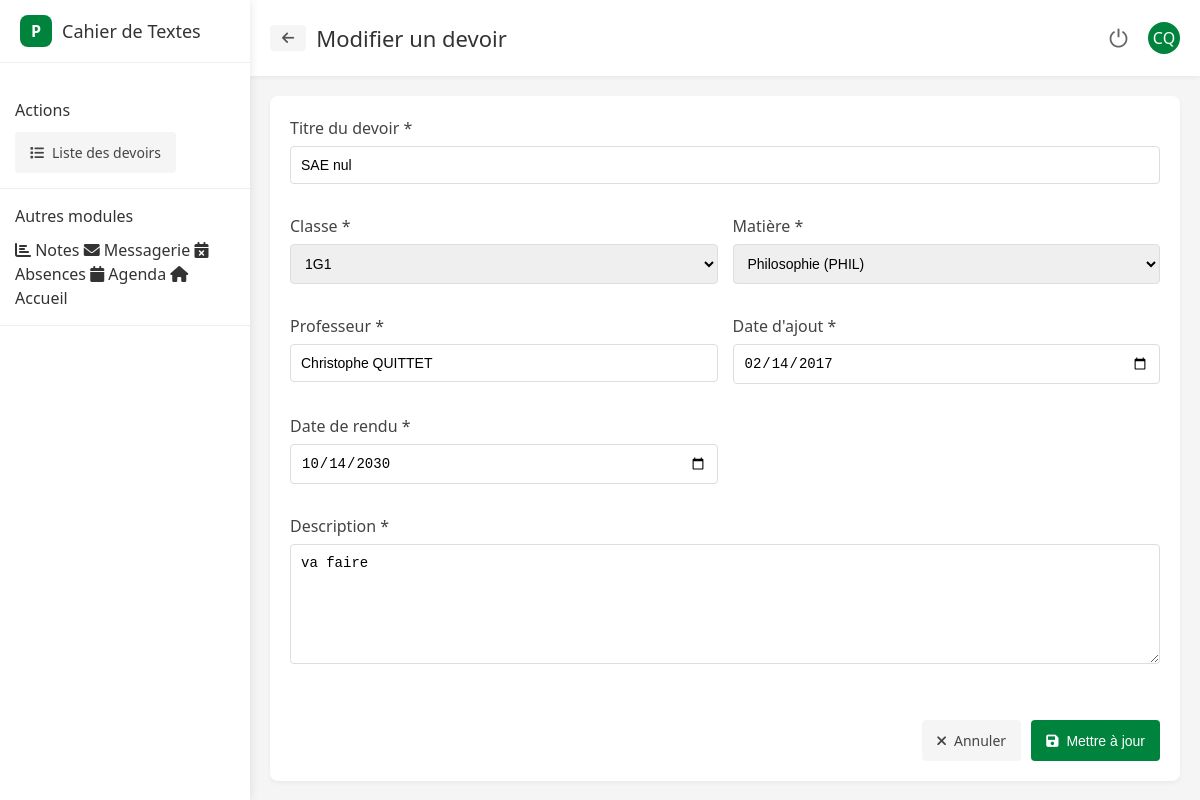
The page /cahierdetextes/modifier_devoir.php?id=1 (signed in) on the database its author committed.
### tables this page shows
CREATE TABLE `devoirs` (
  `id` int(11) NOT NULL,
  `titre` varchar(255) NOT NULL,
  `description` text NOT NULL,
  `classe` varchar(50) NOT NULL,
  `nom_matiere` varchar(255) NOT NULL,
  `nom_professeur` varchar(255) NOT NULL,
  `date_ajout` date NOT NULL,
  `date_rendu` date NOT NULL
);

### API/auth_central.php (called while the page is built, shortened)
<?php
if (!function_exists('isLoggedIn')) {
    function isLoggedIn() {
        return isset($_SESSION['user']) && !empty($_SESSION['user']) && isset($_SESSION['auth_time']);
    }
}
if (!function_exists('isSessionExpired')) {
    function isSessionExpired($timeout = SESSION_LIFETIME ?? 7200) {
        return (time() - $_SESSION['auth_time']) > $timeout;
    }
}
if (!function_exists('getCurrentUser')) {
    function getCurrentUser() {
        return $_SESSION['user'] ?? null;
    }
}
if (!function_exists('getUserRole')) {
    function getUserRole() {
        $user = getCurrentUser();
        return $user ? ($user['profil'] ?? null) : null;
    }
}
if (!function_exists('isAdmin')) {
    function isAdmin() {
        return getUserRole() === USER_TYPE_ADMIN;
    }
}
if (!function_exists('isTeacher')) {
    function isTeacher() {
        return getUserRole() === USER_TYPE_TEACHER;
    }
}
if (!function_exists('isVieScolaire')) {
    function isVieScolaire() {
        return getUserRole() === USER_TYPE_STAFF;
    }
}

### cahierdetextes/modifier_devoir.php (the view, shortened to what this page needs)
<?php
include 'includes/auth.php';
$user = getCurrentUser();
$user_initials = strtoupper(substr($user['prenom'], 0, 1) . substr($user['nom'], 0, 1));
$id = $_GET['id'];
$stmt = $pdo->prepare('SELECT * FROM devoirs WHERE id = ?');
$stmt->execute([$id]);
$devoir = $stmt->fetch();
$json_file = __DIR__ . '/../login/data/etablissement.json';
$etablissement_data = [];
if (file_exists($json_file)) {
  $etablissement_data = json_decode(file_get_contents($json_file), true);
}
?>
<!DOCTYPE html>
<html>
<head>
  <link rel="stylesheet" href="assets/css/cahierdetextes.css">
  <link rel="stylesheet" href="https://cdnjs.cloudflare.com/ajax/libs/font-awesome/6.0.0-beta3/css/all.min.css">
</head>
<body>
  <div class="app-container">
    <div class="sidebar">
      <div class="logo-container">
        <div class="app-logo">P</div>
        <div class="app-title">Cahier de Textes</div>
      </div>
      <div class="sidebar-section">
        <div class="sidebar-section-header">Actions</div>
        <a href="cahierdetextes.php" class="button button-secondary">
          <i class="fas fa-list"></i> Liste des devoirs
        </a>
      </div>
      <div class="sidebar-section">
        <div class="sidebar-section-header">Autres modules</div>
        <div class="folder-menu">
          <a href="../notes/notes.php" class="module-link">
            <i class="fas fa-chart-bar"></i> Notes
          </a>
          <a href="../messagerie/index.php" class="module-link">
            <i class="fas fa-envelope"></i> Messagerie
          </a>
          <a href="../absences/absences.php" class="module-link">
            <i class="fas fa-calendar-times"></i> Absences
          </a>
          <a href="../agenda/agenda.php" class="module-link">
            <i class="fas fa-calendar"></i> Agenda
          </a>
          <a href="../accueil/accueil.php" class="module-link">
            <i class="fas fa-home"></i> Accueil
          </a>
        </div>
      </div>
    </div>
    <div class="main-content">
      <div class="top-header">
        <div class="page-title">
          <a href="cahierdetextes.php" class="back-button">
            <i class="fas fa-arrow-left"></i>
          </a>
          <h1>Modifier un devoir</h1>
        </div>
        <div class="header-actions">
          <a href="../login/public/logout.php" class="logout-button" title="Déconnexion">⏻</a>
          <div class="user-avatar"><?= $user_initials ?></div>
        </div>
      </div>
      <div class="content-container">
        <div class="form-container">
          <form method="post">
            <div class="form-grid">
              <div class="form-group form-full">
                <label for="titre">Titre du devoir <span class="required">*</span></label>
                <input type="text" name="titre" id="titre" class="form-control" required value="<?= htmlspecialchars($devoir['titre']) ?>">
              </div>
              <div class="form-group">
                <label for="classe">Classe <span class="required">*</span></label>
                <select name="classe" id="classe" class="form-control" required>
                  <?php if (!empty($etablissement_data['classes'])): ?>
                    <?php foreach ($etablissement_data['classes'] as $niveau => $niveaux): ?>
                      <optgroup label="<?= ucfirst($niveau) ?>">
                        <?php foreach ($niveaux as $sousniveau => $classes): ?>
                          <?php foreach ($classes as $classe): ?>
                            <option value="<?= $classe ?>" <?= ($devoir['classe'] == $classe) ? 'selected' : '' ?>><?= $classe ?></option>
                          <?php endforeach; ?>
                        <?php endforeach; ?>
                      </optgroup>
                    <?php endforeach; ?>
                  <?php endif; ?>
                </select>
              </div>
              <div class="form-group">
                <label for="nom_matiere">Matière <span class="required">*</span></label>
                <select name="nom_matiere" id="nom_matiere" class="form-control" required>
                  <?php if (!empty($etablissement_data['matieres'])): ?>
                    <?php foreach ($etablissement_data['matieres'] as $matiere): ?>
                      <option value="<?= $matiere['nom'] ?>" <?= ($devoir['nom_matiere'] == $matiere['nom']) ? 'selected' : '' ?>><?= $matiere['nom'] ?> (<?= $matiere['code'] ?>)</option>
                    <?php endforeach; ?>
                  <?php endif; ?>
                </select>
              </div>
              <div class="form-group">
                <label for="nom_professeur">Professeur <span class="required">*</span></label>
                <?php if (isTeacher() && !isAdmin() && !isVieScolaire()): ?>
                  <input type="text" name="nom_professeur" id="nom_professeur" class="form-control" value="<?= htmlspecialchars($devoir['nom_professeur']) ?>" readonly>
                <?php endif; ?>
              </div>
              <div class="form-group">
                <label for="date_ajout">Date d'ajout <span class="required">*</span></label>
                <input type="date" name="date_ajout" id="date_ajout" class="form-control" value="<?= $devoir['date_ajout'] ?>" required>
              </div>
              <div class="form-group">
                <label for="date_rendu">Date de rendu <span class="required">*</span></label>
                <input type="date" name="date_rendu" id="date_rendu" class="form-control" value="<?= $devoir['date_rendu'] ?>" required>
              </div>
              <div class="form-group form-full">
                <label for="description">Description <span class="required">*</span></label>
                <textarea name="description" id="description" class="form-control" rows="6" required><?= htmlspecialchars($devoir['description']) ?></textarea>
              </div>
              <div class="form-full">
                <div class="form-actions">
                  <a href="cahierdetextes.php" class="button button-secondary">
                    <i class="fas fa-times"></i> Annuler
                  </a>
                  <button type="submit" class="button button-primary">
                    <i class="fas fa-save"></i> Mettre à jour
                  </button>
                </div>
              </div>
            </div>
          </form>
        </div>
      </div>
    </div>
  </div>
</body>
</html>

### cahierdetextes/cahierdetextes.css (style rules this page uses)
* { box-sizing: border-box; margin: 0; padding: 0; }
body { font-family: 'Segoe UI', Arial, sans-serif; background-color: #f5f5f5; color: #333; line-height: 1.5; margin: 0; }
a { text-decoration: none; color: inherit; }
.app-container { display: flex; height: 100vh; overflow: hidden; }
.sidebar { width: 250px; background-color: white; box-shadow: 0 0 10px rgba(0,0,0,0.1); display: flex; flex-direction: column; z-index: 10; overflow-y: auto; }
.main-content { flex: 1; overflow-y: auto; background-color: #f5f5f5; display: flex; flex-direction: column; }
.top-header { background-color: white; padding: 15px 20px; box-shadow: 0 2px 4px rgba(0,0,0,0.05); display: flex; justify-content: space-between; align-items: center; z-index: 5; }
.content-container { flex: 1; padding: 20px; overflow-y: auto; }
.logo-container { display: flex; align-items: center; gap: 10px; margin-bottom: 20px; padding: 15px 20px; border-bottom: 1px solid #eee; }
.app-logo { width: 32px; height: 32px; background-color: #00843d; border-radius: 8px; display: flex; align-items: center; justify-content: center; color: white; font-weight: bold; }
.app-title { font-size: 18px; font-weight: 500; color: #333; }
.header-actions { display: flex; align-items: center; gap: 15px; }
.logout-button { display: flex; align-items: center; justify-content: center; background: none; border: none; cursor: pointer; color: #666; font-size: 24px; padding: 5px; border-radius: 50%; transition: background-color 0.2s; }
.user-avatar { width: 32px; height: 32px; background-color: #00843d; border-radius: 50%; display: flex; align-items: center; justify-content: center; color: white; font-weight: 500; }
.page-title { display: flex; align-items: center; gap: 10px; }
.page-title h1 { font-size: 22px; font-weight: 500; color: #333; margin: 0; }
.back-button { display: inline-flex; align-items: center; gap: 8px; padding: 6px 12px; background-color: #f5f5f5; border: none; border-radius: 4px; cursor: pointer; font-size: 14px; color: #555; transition: background-color 0.2s; }
.sidebar-section { padding: 15px; border-bottom: 1px solid #eee; }
.sidebar-section-header { font-weight: 500; margin-bottom: 10px; }
.button, .btn { padding: 10px 15px; border: none; border-radius: 4px; cursor: pointer; font-size: 14px; font-weight: 500; display: inline-flex; align-items: center; gap: 8px; text-decoration: none; transition: background-color 0.2s; }
.button-primary, .btn-primary { background-color: #00843d; color: white; }
.button-secondary, .btn-secondary { background-color: #f5f5f5; color: #444; }
.form-container { background-color: white; border-radius: 8px; box-shadow: 0 2px 4px rgba(0,0,0,0.05); padding: 20px; margin-bottom: 20px; }
.form-grid { display: grid; grid-template-columns: repeat(2, 1fr); gap: 15px; }
.form-full { grid-column: 1 / -1; }
.form-group { margin-bottom: 15px; }
.form-group label { display: block; margin-bottom: 6px; font-weight: 500; color: #444; }
.form-control, input[type="text"], input[type="date"], input[type="time"], input[type="number"], select, textarea { width: 100%; padding: 10px; border: 1px solid #ddd; border-radius: 4px; font-size: 14px; }
textarea { min-height: 120px; resize: vertical; }
.form-actions { display: flex; justify-content: flex-end; gap: 10px; margin-top: 20px; }

### rows shown on the page
devoirs: titre "SAE nul", classe "1G1", nom_matiere "Philosophie (PHIL)", nom_professeur "Christophe QUITTET", date_ajout "02/14/2017", date_rendu "10/14/2030", description "va faire"

### other values the page prints
$user_initials "CQ"
